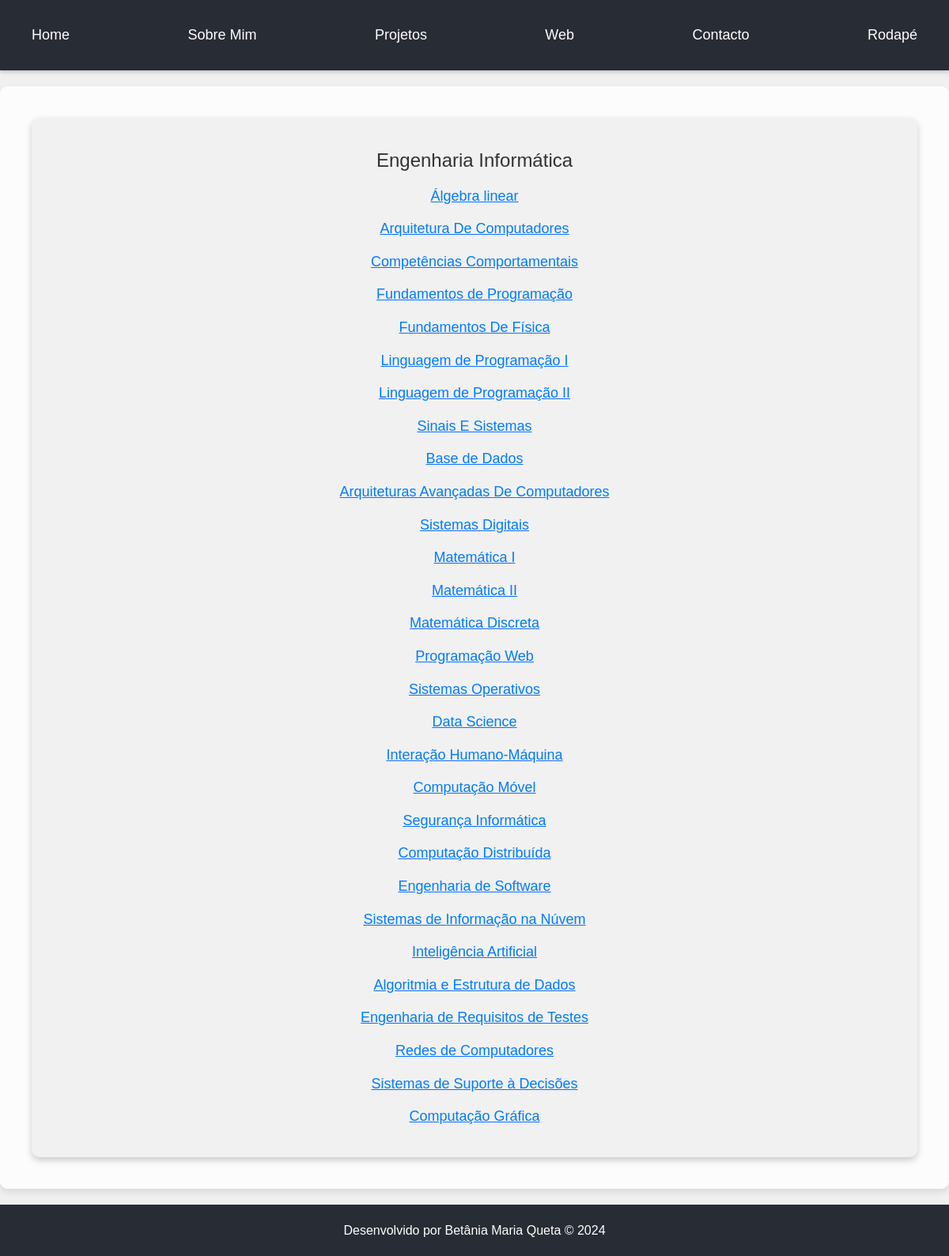
/lista_cadeiras/, run on the app's committed database.
### portfolio/models.py (models this page shows)
class Cadeira(models.Model):
    nome = models.CharField(max_length=100)
    ano = models.IntegerField()
    semestre = models.IntegerField()
    ects = models.IntegerField()
    ano_letivo_frequentado = models.IntegerField()
    topicos_abordados = models.TextField()
    imagem = models.ImageField(upload_to='images/', default='images/default.jpg')

### portfolio/views.py (the view)
# urls.py: path('lista_cadeiras/', views.lista_cadeiras, name='lista_cadeiras'),
def lista_cadeiras(request):
    cadeiras = Cadeira.objects.all()
    return render(request, 'portfolio/lista_cadeiras.html', {'cadeiras': cadeiras})

### portfolio/templates/portfolio/lista_cadeiras.html (shortened to what this page needs)
{% extends 'portfolio/layout.html' %}
{% block main %}
    <section class="cadeiras">
        <h2>Engenharia Informática</h2>
        <ul class="cadeira-list">
            {% for cadeira in cadeiras %}
                <li class="cadeira-item">
                    <a href="{% url 'portfolio:cadeira_detalhes' cadeira.id %}">
                        <h3 class="cadeira-nome">{{ cadeira.nome }}</h3>
                    </a>
                </li>
            {% endfor %}
        </ul>
    </section>
{% endblock %}

### portfolio/static/portfolio/css/style.css (style rules this page uses)
* { box-sizing: border-box; margin: 0; padding: 0; }
body { font-family: 'Montserrat', sans-serif; font-size: 16px; line-height: 1.6; background-color: #f0f0f0; transition: background-color 0.3s ease, color 0.3s ease; }
h1, h2, h3, p { margin: 20px 0; padding: 0; }

### portfolio/templates/portfolio/lista_cadeiras.html (style rules this page uses)
.cadeiras { background-color: #f1f1f1; padding: 20px; border-radius: 10px; box-shadow: 0 4px 8px rgba(0, 0, 0, 0.2); margin: 20px; text-align: center; }
h2 { font-size: 24px; color: #333; margin-bottom: 20px; }
.cadeira-list { list-style: none; padding: 0; }
.cadeira-item { margin-bottom: 20px; }
.cadeira-nome { font-size: 18px; color: #007bff; text-decoration: none; transition: color 0.3s ease; }

### data on the page
Cadeira: nome "Álgebra linear"
Cadeira: nome "Arquitetura De Computadores"
Cadeira: nome "Competências Comportamentais"
Cadeira: nome "Fundamentos de Programação"
Cadeira: nome "Fundamentos De Física"
Cadeira: nome "Linguagem de Programação I"
Cadeira: nome "Linguagem de Programação II"
Cadeira: nome "Sinais E Sistemas"
Cadeira: nome "Base de Dados"
Cadeira: nome "Arquiteturas Avançadas De Computadores"
Cadeira: nome "Sistemas Digitais"
Cadeira: nome "Matemática I"
Cadeira: nome "Matemática II"
Cadeira: nome "Matemática Discreta"
Cadeira: nome "Programação Web"
Cadeira: nome "Sistemas Operativos"
Cadeira: nome "Data Science"
Cadeira: nome "Interação Humano-Máquina"
Cadeira: nome "Computação Móvel"
Cadeira: nome "Segurança Informática"
Cadeira: nome "Computação Distribuída"
Cadeira: nome "Engenharia de Software"
Cadeira: nome "Sistemas de Informação na Núvem"
Cadeira: nome "Inteligência Artificial"
Cadeira: nome "Algoritmia e Estrutura de Dados"
Cadeira: nome "Engenharia de Requisitos de Testes"
Cadeira: nome "Redes de Computadores"
Cadeira: nome "Sistemas de Suporte à Decisões"
Cadeira: nome "Computação Gráfica"
